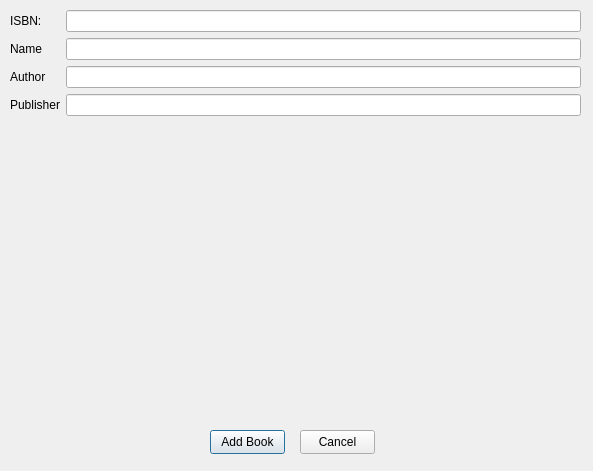
<?xml version="1.0" encoding="UTF-8"?>
<ui version="4.0">
 <class>AddBook</class>
 <widget class="QDialog" name="AddBook">
  <property name="geometry">
   <rect>
    <x>0</x>
    <y>0</y>
    <width>593</width>
    <height>471</height>
   </rect>
  </property>
  <property name="windowTitle">
   <string>Add Book</string>
  </property>
  <widget class="QWidget" name="formLayoutWidget">
   <property name="geometry">
    <rect>
     <x>10</x>
     <y>10</y>
     <width>571</width>
     <height>391</height>
    </rect>
   </property>
   <layout class="QFormLayout" name="formLayout">
    <item row="0" column="0">
     <widget class="QLabel" name="ISBN">
      <property name="text">
       <string>ISBN: </string>
      </property>
     </widget>
    </item>
    <item row="0" column="1">
     <widget class="QLineEdit" name="txtBookISBN"/>
    </item>
    <item row="1" column="0">
     <widget class="QLabel" name="Name">
      <property name="text">
       <string>Name</string>
      </property>
     </widget>
    </item>
    <item row="2" column="0">
     <widget class="QLabel" name="Author">
      <property name="text">
       <string>Author</string>
      </property>
     </widget>
    </item>
    <item row="1" column="1">
     <widget class="QLineEdit" name="txtBookName"/>
    </item>
    <item row="3" column="0">
     <widget class="QLabel" name="Publisher">
      <property name="text">
       <string>Publisher</string>
      </property>
     </widget>
    </item>
    <item row="2" column="1">
     <widget class="QLineEdit" name="txtBookAuthor"/>
    </item>
    <item row="3" column="1">
     <widget class="QLineEdit" name="txtBookPublisher"/>
    </item>
   </layout>
  </widget>
  <widget class="QPushButton" name="btnAddBook">
   <property name="geometry">
    <rect>
     <x>210</x>
     <y>430</y>
     <width>75</width>
     <height>24</height>
    </rect>
   </property>
   <property name="text">
    <string>Add Book</string>
   </property>
  </widget>
  <widget class="QPushButton" name="btnCancel">
   <property name="geometry">
    <rect>
     <x>300</x>
     <y>430</y>
     <width>75</width>
     <height>24</height>
    </rect>
   </property>
   <property name="text">
    <string>Cancel</string>
   </property>
  </widget>
 </widget>
 <resources/>
 <connections/>
</ui>
